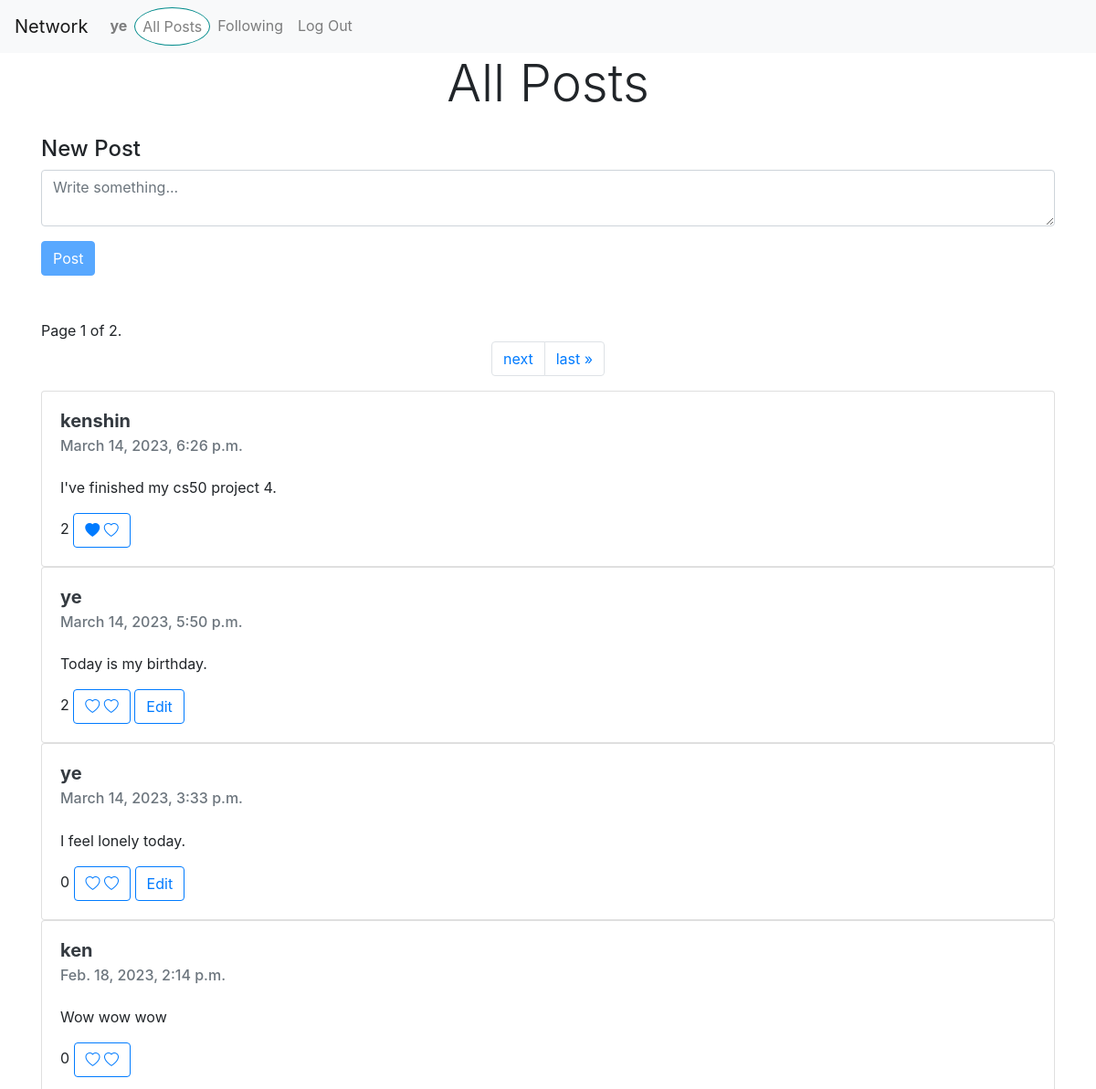
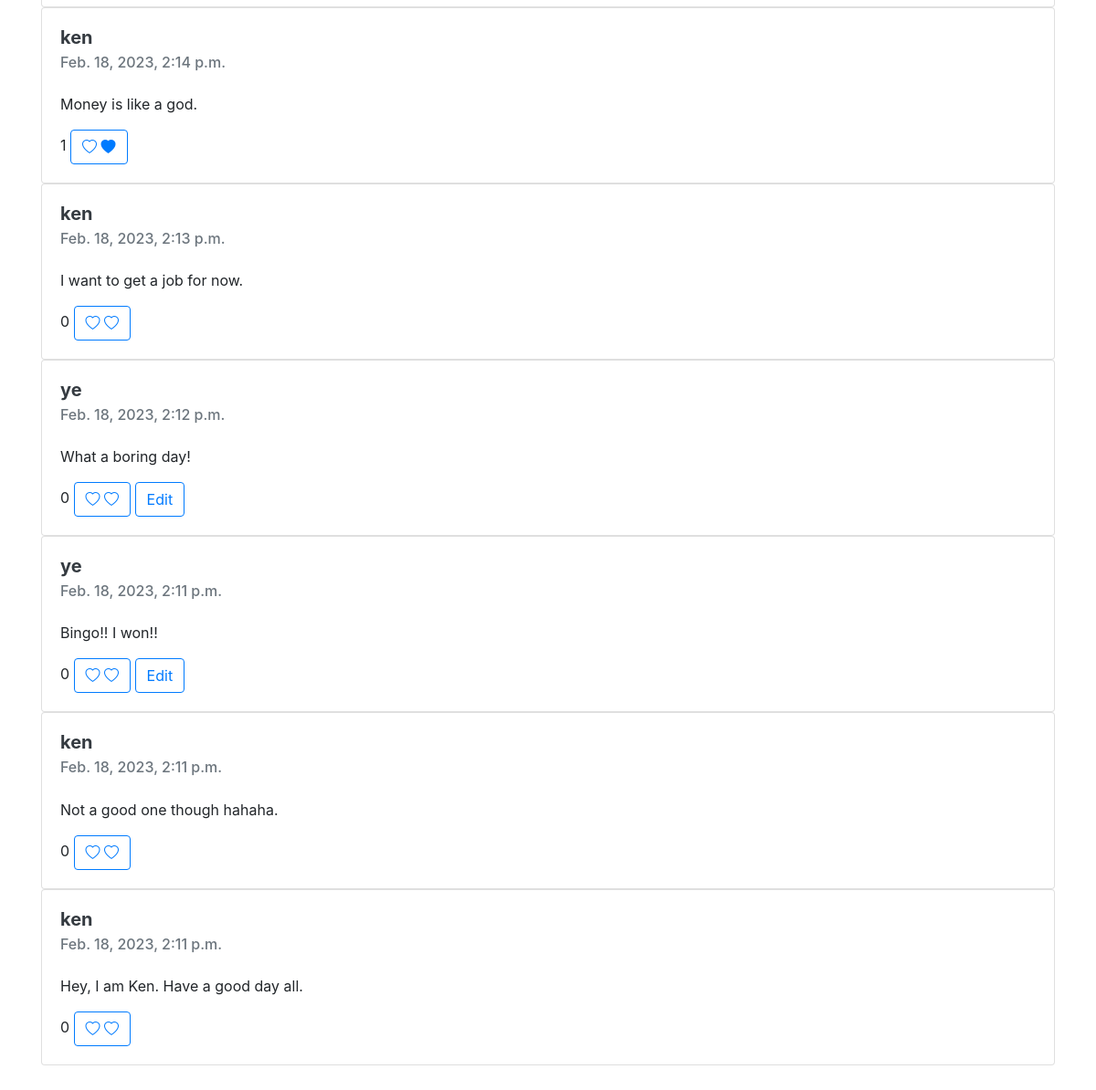
/ (signed in), run on the app's committed database (2 pictures, top to bottom).
### network/models.py (models this page shows, shortened)
class User(AbstractUser):
    pass

class Post(models.Model):
    user = models.CharField(max_length=100)
    content = models.TextField()
    created_at = models.DateTimeField(default=datetime.now)
    likes = models.IntegerField(default=0)
    class Meta:
        ordering = ['-created_at']

class LikePost(models.Model):
    post_id = models.IntegerField()
    user = models.CharField(max_length=100)

### network/views.py (the view)
# urls.py: path("", views.index, name="index"),
@login_required(login_url='login')
def index(request):
    posts = Post.objects.all()
    paginator = Paginator(posts,10) # Show 10 posts per page
    page_number = request.GET.get('page')
    page_obj = paginator.get_page(page_number)
    liked_posts_all = []
    for post in posts:
        liked_posts = LikePost.objects.filter(user=request.user.username,post_id=post.id)
        liked_posts_all.extend(liked_posts)
    return render(request, "network/index.html",{
        'liked_posts': liked_posts_all,
        'page_obj': page_obj
    })

### network/templates/network/index.html (shortened to what this page needs)
{% extends "network/layout.html" %}
{% load static %}
{% block body %}
    <div class="container-lg">
        <section id="create_post">
            <h3 class="display-4 mb-4 text-center">All Posts</h3>
            <form action="/create-post" method="post">
                <div class="form-floating">
                    <label for="content" class="h4">New Post</label>
                    <textarea name="content" id="content" class="form-control" placeholder="Write something..."></textarea>
                </div>
                <button class="btn btn-primary mt-3" id="submit" type="submit" disabled>Post</button>
            </form>
        </section>
        <div class="row justify-content-center align-items-center my-5">
        <div class="col-12">
            <nav aria-label="post pages">
                <span class="current">
                    Page {{ page_obj.number }} of {{ page_obj.paginator.num_pages }}.
                </span>
                <ul class="pagination justify-content-center">
                    {% if page_obj.has_next %}
                    <li class="page-item">
                         <a href="?page={{ page_obj.next_page_number }}" class="page-link">next</a>
                    </li>
                    <li class="page-item">
                        <a href="?page={{ page_obj.paginator.num_pages }}" class="page-link">last &raquo;</a>
                    </li>
                    {% endif %}
                </ul>
            </nav>
            <section id="posts">
            {% for post in page_obj %}
                    <div class="card" style="width: 100%;">
                        <div class="card-body">
                            <h5 class="card-title"><a class="text-dark" href="{% url 'profile_view' post.user %}"><strong>{{post.user}}</strong></a></h5>
                            <h6 class="card-subtitle mb-4 text-muted">{{ post.created_at }}</h6>
                            <p class="card-text">{{ post.content }}</p>
                            <span id="like_count{{post.id}}">{{ post.likes }}</span>
                            <button type="button" id="like{{post.id}}" class="like btn btn-outline-primary" value="like">
                                {% if liked_posts %}
                                {% for liked_post in liked_posts %}
                                        {% if post.id == liked_post.post_id %}
                                            <i id="heart{{post.id}}" class="bi bi-heart-fill"></i>
                                        {% else %}
                                            <i id="heart{{post.id}}" class="bi bi-heart"></i>
                                        {% endif %}
                                {% endfor %}
                                {% else %}
                                    <i id="heart{{post.id}}" class="bi bi-heart"></i>
                                {% endif %}
                            </button>
                            {% if user.username == post.user %}
                                <button id="edit_btn{{post.id}}" value="{{ post.content }}" class="card-link btn btn-outline-primary">Edit</button>
                            {% else %}
                                <div></div>
                            {% endif %}
                        </div>
                    </div>
            {% endfor %}
            </section>
        </div>
        </div>
    </div>
{% endblock %}

### network/templates/network/layout.html (shortened to what this page needs)
{% load static %}
<!DOCTYPE html>
<html lang="en">
  <head>
    <link
      rel="stylesheet"
      href="https://stackpath.bootstrapcdn.com/bootstrap/4.4.1/css/bootstrap.min.css"
    />
    <link href="{% static 'network/styles.css' %}" rel="stylesheet" />
    <link
      rel="stylesheet"
      href="https://cdn.jsdelivr.net/npm/bootstrap-icons@1.10.3/font/bootstrap-icons.css"
    />
  </head>
  <body>
    <nav class="navbar navbar-expand-lg navbar-light bg-light">
      <a class="navbar-brand" href="{% url 'index' %}">Network</a>
      <div>
        <ul class="navbar-nav mr-auto">
                {% if user.is_authenticated %}
                    <li class="nav-item">
                        <a class="nav-link" href="{% url 'profile_view' user.username %}"><strong>{{ user.username }}</strong></a>
                    </li>
                {% endif %}
                <li class="nav-item">
                  <a class="nav-link" href="{% url 'index' %}">All Posts</a>
                </li>
                {% if user.is_authenticated %}
                    <li class="nav-item">
                        <a class="nav-link" href="{% url 'following' %}">Following</a>
                    </li>
                    <li class="nav-item">
                        <a class="nav-link" href="{% url 'logout' %}">Log Out</a>
                    </li>
                {% endif %}
              </ul>
      </div>
    </nav>
    <div class="body">{% block body %} {% endblock %}</div>
  </body>
</html>

### network/static/network/styles.css (style rules this page uses)
.nav-link[aria-control='page'] { border: 1px solid darkcyan; background-color: white; border-radius: 50%; }

### data on the page
User: username "ye"
Post: user "kenshin", created_at "March 14, 2023, 6:26 p.m.", content "I've finished my cs50 project 4.", likes "2"
Post: user "ye", created_at "March 14, 2023, 5:50 p.m.", content "Today is my birthday.", likes "2"
Post: user "ye", created_at "March 14, 2023, 3:33 p.m.", content "I feel lonely today.", likes "0"
Post: user "ken", created_at "Feb. 18, 2023, 2:14 p.m.", content "Wow wow wow", likes "0"
Post: user "ken", created_at "Feb. 18, 2023, 2:14 p.m.", content "Money is like a god.", likes "1"
Post: user "ken", created_at "Feb. 18, 2023, 2:13 p.m.", content "I want to get a job for now.", likes "0"
Post: user "ye", created_at "Feb. 18, 2023, 2:12 p.m.", content "What a boring day!", likes "0"
Post: user "ye", created_at "Feb. 18, 2023, 2:11 p.m.", content "Bingo!! I won!!", likes "0"
Post: user "ken", created_at "Feb. 18, 2023, 2:11 p.m.", content "Not a good one though hahaha.", likes "0"
Post: user "ken", created_at "Feb. 18, 2023, 2:11 p.m.", content "Hey, I am Ken. Have a good day all.", likes "0"

### other printed values
{{ page_obj.number }} "1"
{{ page_obj.paginator.num_pages }} "2"
